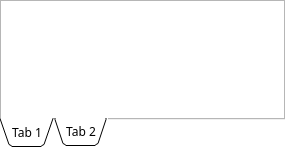
<?xml version="1.0" encoding="UTF-8"?>
<ui version="4.0">
 <class>QPanelUASWidget</class>
 <widget class="QWidget" name="QPanelUASWidget">
  <property name="geometry">
   <rect>
    <x>0</x>
    <y>0</y>
    <width>285</width>
    <height>147</height>
   </rect>
  </property>
  <property name="minimumSize">
   <size>
    <width>0</width>
    <height>0</height>
   </size>
  </property>
  <property name="maximumSize">
   <size>
    <width>300</width>
    <height>300</height>
   </size>
  </property>
  <property name="font">
   <font>
    <weight>75</weight>
    <bold>true</bold>
   </font>
  </property>
  <property name="windowTitle">
   <string>Form</string>
  </property>
  <property name="styleSheet">
   <string notr="true">background-color: rgb(255, 255, 255);</string>
  </property>
  <layout class="QVBoxLayout" name="verticalLayout">
   <property name="spacing">
    <number>0</number>
   </property>
   <property name="leftMargin">
    <number>0</number>
   </property>
   <property name="topMargin">
    <number>0</number>
   </property>
   <property name="rightMargin">
    <number>0</number>
   </property>
   <property name="bottomMargin">
    <number>0</number>
   </property>
   <item>
    <widget class="QTabWidget" name="tabWidget">
     <property name="minimumSize">
      <size>
       <width>0</width>
       <height>115</height>
      </size>
     </property>
     <property name="maximumSize">
      <size>
       <width>16777215</width>
       <height>250</height>
      </size>
     </property>
     <property name="font">
      <font>
       <family>宋体</family>
       <pointsize>9</pointsize>
       <weight>50</weight>
       <bold>false</bold>
      </font>
     </property>
     <property name="tabPosition">
      <enum>QTabWidget::South</enum>
     </property>
     <property name="tabShape">
      <enum>QTabWidget::Triangular</enum>
     </property>
     <property name="currentIndex">
      <number>0</number>
     </property>
     <property name="elideMode">
      <enum>Qt::ElideNone</enum>
     </property>
     <widget class="QWidget" name="tab">
      <attribute name="title">
       <string>Tab 1</string>
      </attribute>
     </widget>
     <widget class="QWidget" name="tab_2">
      <attribute name="title">
       <string>Tab 2</string>
      </attribute>
     </widget>
    </widget>
   </item>
  </layout>
 </widget>
 <resources/>
 <connections/>
</ui>
